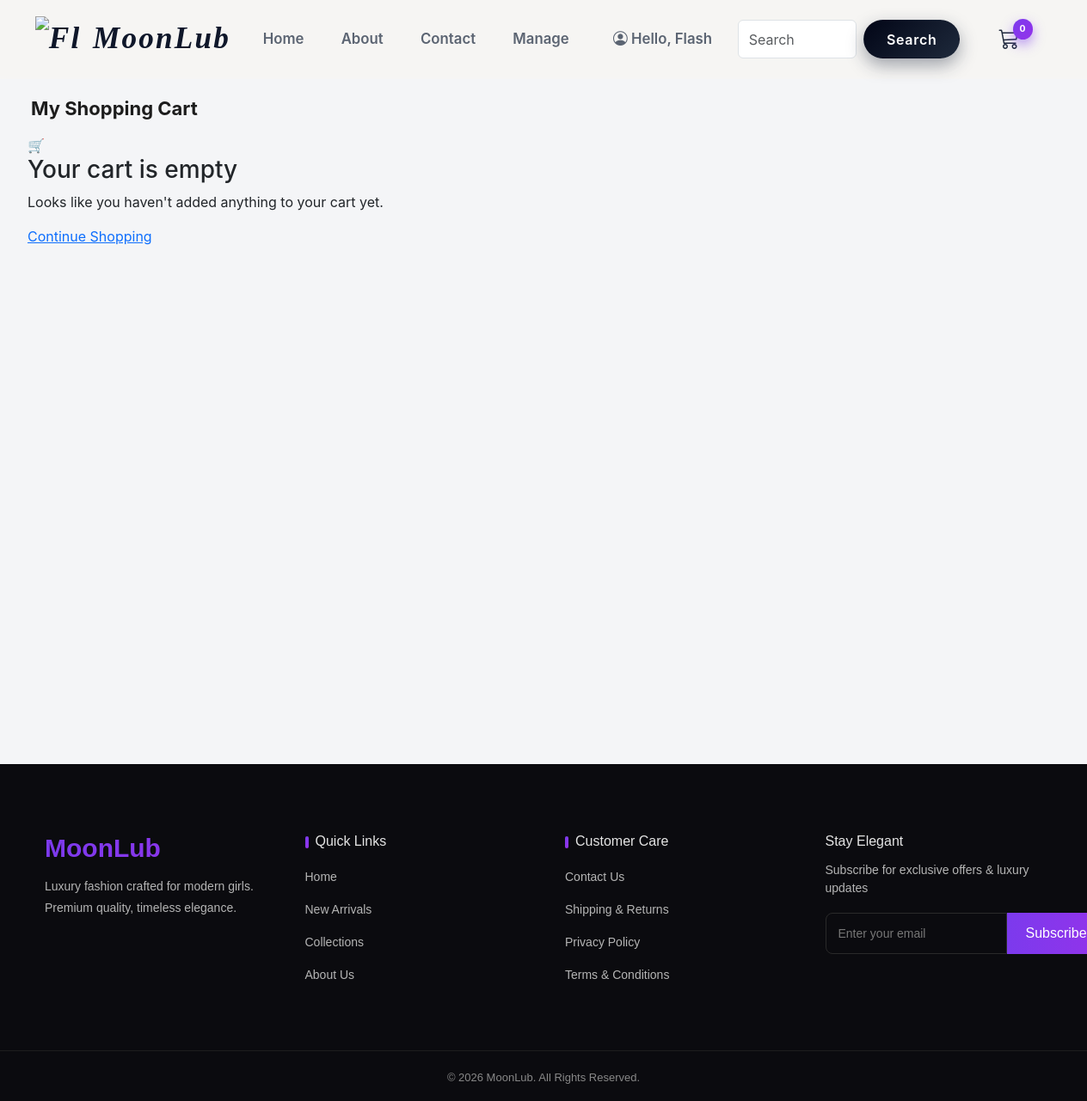
Page /cart/ (signed in) on the earlier database version.
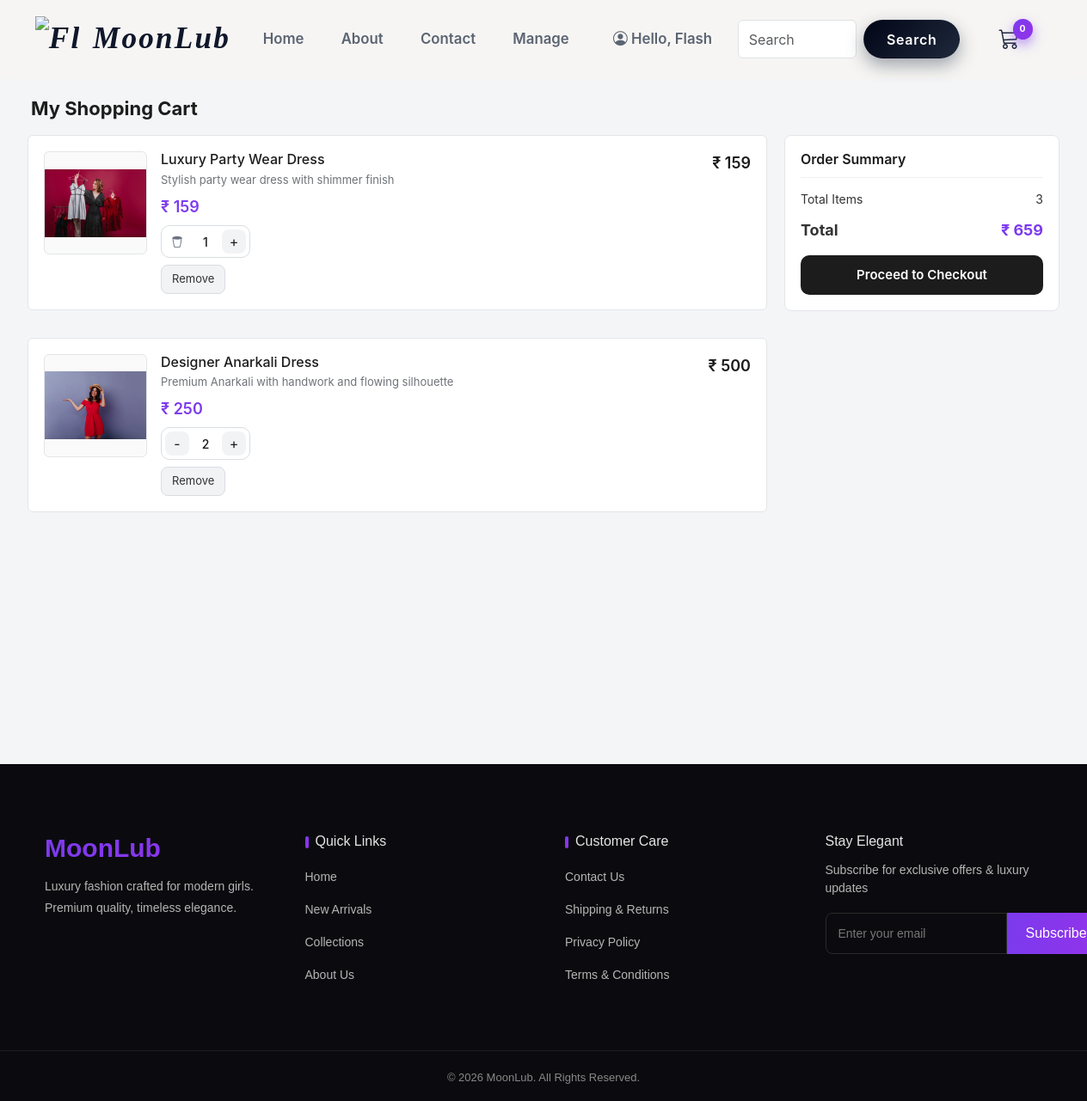
Same page on the later database version.
### cart/models.py (models this page shows, shortened)
class CartItem(models.Model):
    product = models.ForeignKey(Product, on_delete=models.CASCADE, related_name='cart_items')
    user = models.ForeignKey(User, on_delete=models.CASCADE, related_name='cart_items')
    quantity = models.PositiveBigIntegerField(default=0)
    added = models.DateTimeField(auto_now_add=True)
    updated = models.DateTimeField(auto_now=True)
    class Meta:
        unique_together = [['user', 'product']]
    @property
    def subtotal(self):
        return self.quantity * self.product.price

### products/models.py (models this page shows, shortened)
class Product(models.Model):
    title = models.CharField(max_length = 255)
    desc = models.TextField(max_length = 500)
    price = models.PositiveIntegerField()
    stock = models.PositiveIntegerField()
    thumbnail = models.ImageField(upload_to = 'products/thumbnails/')
    created_at = models.DateTimeField(auto_now_add = True)
    updated_at = models.DateTimeField(auto_now = True)

### cart/views.py (the view)
# urls.py: path('', view_cart, name='view_cart'),
@login_required
def view_cart(request):
    cart_items = CartItem.objects.filter(user = request.user)
    total_quantity = sum(item.quantity for item in cart_items)
    total_price = sum(item.subtotal for item in cart_items)
    context = {
        'cart_items' : cart_items,
        'total_quantity' : total_quantity,
        'total_price' : total_price,
    }
    template = 'cart/cart.html'
    return render(request, template_name=template, context=context)

### templates/cart/cart.html (shortened to what this page needs)
{% extends 'base/base.html' %}
{% load static %}
{% block content %}
<section id="cartpage">
    <div class="cart">
        <h2 class="cart-title">My Shopping Cart</h2>
        <div class="cart-container">
            {% if cart_items %}
            {% for item in cart_items %}
            <div class="cart-item">
                <div class="cart-image">
                    <img src="{{ item.product.thumbnail.url }}" alt="{{ item.product.title }}">
                </div>
                <div class="cart-details">
                    <h4 class="cart-product-title">{{ item.product.title }}</h4>
                    <p class="cart-desc">
                        {{ item.product.desc|truncatechars:70 }}
                    </p>
                    <div class="cart-price">
                        ₹ {{ item.product.price }}
                    </div>
                    <div class="cart-actions">
                        {% if item.quantity > 1 %}
                        <button class="qty-btn">-</button>
                        {% else %}
                        <i class="bi bi-trash2"></i>
                        {% endif %}
                        <span class="qty">{{ item.quantity }}</span>
                        <button class="qty-btn">+</button>
                    </div>
                    <div class="cart-remove">
                        <button type="submit">Remove</button>
                    </div>
                </div>
                <div class="cart-subtotal">
                    ₹ {{ item.subtotal }}
                </div>
            </div>
            {% endfor %}
            <div class="cart-summary">
                <h5 class="summary-title">Order Summary</h5>
                <div class="summary-row">
                    <span>Total Items</span>
                    <span>{{ total_quantity }}</span>
                </div>
                <div class="summary-row total">
                    <span>Total</span>
                    <span>₹ {{ total_price }}</span>
                </div>
                <a href="#" class="checkout-btn">
                    Proceed to Checkout
                </a>
            </div>
            {% else %}
            {% include 'cart/includes/empty_cart.html' %}
            {% endif %}
        </div>
    </div>
</section>
{% endblock %}

### templates/base/base.html (shortened to what this page needs)
<!doctype html>
{% load static %}
<html lang="en">
<head>
  <link href="https://cdn.jsdelivr.net/npm/bootstrap@5.3.8/dist/css/bootstrap.min.css" rel="stylesheet"
>
  <link rel="stylesheet" href="https://cdn.jsdelivr.net/npm/bootstrap-icons@1.13.1/font/bootstrap-icons.min.css">
  <link rel="stylesheet" href="{% static 'css/styles.css' %}">
</head>
<body>
  {% include 'base/includes/header.html' %}
  <main id="page-content">
    {% block content %}{% endblock %}
  </main>
  {% include 'base/includes/footer.html' %}
</body>
</html>

### templates/base/includes/header.html (shortened to what this page needs)
{% load static %}
<header class="fixed-top">
    <nav id="main-navbar" class="navbar navbar-expand-lg">
        <div class="container-fluid">
            <a class="navbar-brand d-flex align-items-center" href="{% url 'home_page' %}">
                <img src="{% static 'images/MoonLub2.ico' %}" alt="FlashWorld" class="img me-2">
                MoonLub
            </a>
            <div class="collapse navbar-collapse" id="navbarSupportedContent">
                <ul class="navbar-nav mx-auto mb-2 mb-lg-0">
                    <li class="nav-item">
                        <a class="nav-link {% if current_page == 'home' %}active{% endif %}"
                            href="{% url 'home_page' %}">Home</a>
                    </li>
                    <li class="nav-item">
                        <a class="nav-link {% if current_page == 'about' %}active{% endif %}"
                            href="{% url 'about_page' %}">About</a>
                    </li>
                    <li class="nav-item ">
                        <a class="nav-link {% if current_page == 'contact' %}active{% endif %}"
                            href="{% url 'contact_page' %}">Contact</a>
                    </li>
                    <li class="nav-item dropdown">
                        <a class="nav-link dropdown-toggle" href="#" role="button" data-bs-toggle="dropdown"
                            aria-expanded="false">
                            Manage
                        </a>
                    </li>
                    <li class="nav-item mx-2 dropdown">
                        <a class="nav-link dropdown-toggle" href="#" role="button" data-bs-toggle="dropdown"
                            aria-expanded="false">
                            <i class="bi bi-person-circle"></i>
                            {% if user.is_authenticated %}
                            Hello, {{user.username.capitalize}}
                            {% else %}
                            Profile
                            {% endif %}
                        </a>
                    </li>
                </ul>
                <form class="d-flex me-4" role="search" method="get" action="{% url 'search_products' %}">
                    <input name="query_text" value="{{ query }}" class="form-control me-2" type="search"
                        placeholder="Search" aria-label="Search">
                    <button class="btn" type="submit">Search</button>
                </form>
                <ul class="navbar-nav align-items-center mb-2 mb-lg-0">
                    <li class="nav-item me-3 position-relative">
                        <a class="nav-link" href="{% url 'view_cart' %}">
                            <i class="bi bi-cart3 fs-4"></i>
                            {% if user.is_authenticated %}
                            <span class="cart-badge" id="cart-count" data-count-url="{% url 'cart_count' %}">0</span>
                            {% endif %}
                        </a>
                    </li>
                </ul>
            </div>
        </div>
    </nav>
</header>

### templates/base/includes/footer.html
<footer class="lux-footer">
    <div class="footer-container">
        <div class="footer-brand">
            <h2>MoonLub</h2>
            <p>Luxury fashion crafted for modern girls. Premium quality, timeless elegance.</p>
        </div>
        <div class="footer-links">
            <h4>Quick Links</h4>
            <ul>
                <li><a href="#">Home</a></li>
                <li><a href="#">New Arrivals</a></li>
                <li><a href="#">Collections</a></li>
                <li><a href="#">About Us</a></li>
            </ul>
        </div>
        <div class="footer-links">
            <h4>Customer Care</h4>
            <ul>
                <li><a href="#">Contact Us</a></li>
                <li><a href="#">Shipping & Returns</a></li>
                <li><a href="#">Privacy Policy</a></li>
                <li><a href="#">Terms & Conditions</a></li>
            </ul>
        </div>
        <div class="footer-newsletter">
            <h4>Stay Elegant</h4>
            <p>Subscribe for exclusive offers & luxury updates</p>
            <form>
                <input type="email" placeholder="Enter your email">
                <button type="submit">Subscribe</button>
            </form>
        </div>
    </div>
    <div class="footer-bottom">
        <p>© 2026 MoonLub. All Rights Reserved.</p>
    </div>
</footer>

### templates/cart/includes/empty_cart.html
<div class="cart-empty">
    <div class="cart-empty-box">
        <div class="cart-empty-icon">🛒</div>
        <h3>Your cart is empty</h3>
        <p>Looks like you haven't added anything to your cart yet.</p>
        <a href="{% url 'product_list' %}" class="cart-empty-btn">
            Continue Shopping
        </a>
    </div>
</div>

### static/css/styles.css (style rules this page uses)
* { margin: 0; padding: 0; box-sizing: border-box; }
body { padding: 89px 0 0 0; font-family: 'Inter', sans-serif; background-color: #ededef; }

Differences in the rows shown:
added CartItem: product.thumbnail (picture), product "Luxury Party Wear Dress", product.desc "Stylish party wear dress with shimmer finish", product.price "159", quantity "1", subtotal "159"
added CartItem: product.thumbnail (picture), product "Designer Anarkali Dress", product.desc "Premium Anarkali with handwork and flowing silhouette", product.price "250", quantity "2", subtotal "500"
Other differences:
{{ total_quantity }}: (not shown) → "3"
{{ total_price }}: (not shown) → "659"
text no longer shown: "🛒 Your cart is empty Looks like you haven't added anything to your cart yet. Continue Shopping"
text now shown: "Order Summary Total Items Total ₹ Proceed to Checkout"
